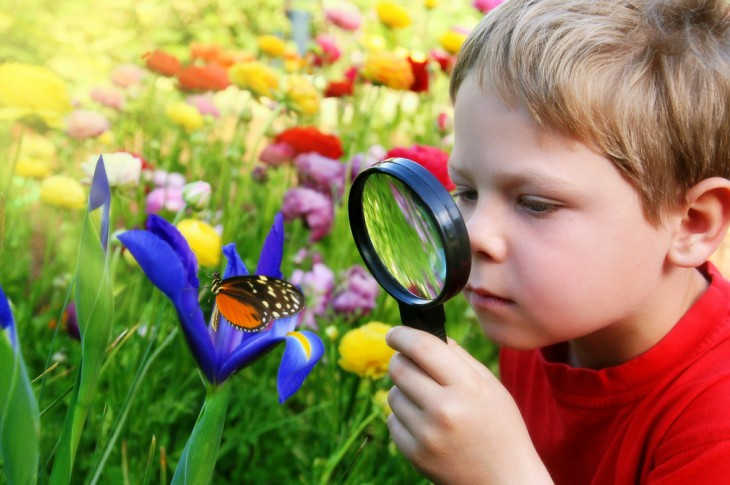
#> input picture boy.jpg, 730 x 485 px
$ jupyter execute image-segmentation_widget.ipynb
#> lines starting #> are read from the running program, lines starting #| are printed output that depends on the picture
#> the sliders are set to k = 2
<h2> <span style="color:#0000C0">Introduction</span></h2>

<B>C</B>lustering is a Machine Learning technique and it can be used also in data mining  that involves the grouping of data points. Given a set of data points, we can use a clustering algorithm to classify each data point into a specific group. In theory, data points that are in the same group should have similar properties and/or features, while data points in different groups should have highly dissimilar properties and/or features. Clustering is a method of unsupervised learning and is a common technique for statistical data analysis used in many fields ( AI,ML,DATA MINING ,...) </br>

<B>I</B>n our case Study , we will apply clustering on Images using k-means Algorithm  then we will add a noise to image and reapply k-means Algorithm then filtring noise and use k-mean algorithm on the image After filtring
<B>l</B>ibraries used : <B> Sklearn and Open Cv </B>

## <span style="color:#0000C0">Step 1 </span>: <B> Application of K-means on  an Image ( Image Segmentation)</B>

[cell 1]
from ipywidgets import interact,interactive,fixed,interact_manual
import ipywidgets as widgets

[cell 2]
from sklearn.cluster import KMeans
import cv2
import pandas as pd
import numpy as np
import matplotlib.pyplot as plt

def segm(k):
#> called with k = 2
    image = cv2.imread('boy.jpg')
#> image is the input picture: shape (485, 730, 3); mean B, G, R 87.7, 133.4, 150.9
    (h1, w1) = image.shape[:2]
#> h1 = 485; w1 = 730
    image = image.reshape((image.shape[0] * image.shape[1], 3))


    clt = KMeans(n_clusters = k)
    labels = clt.fit_predict(image)
    quant = clt.cluster_centers_.astype("uint8")[labels]


#reshape the feature vectors to images
    quant = quant.reshape((h1, w1, 3))
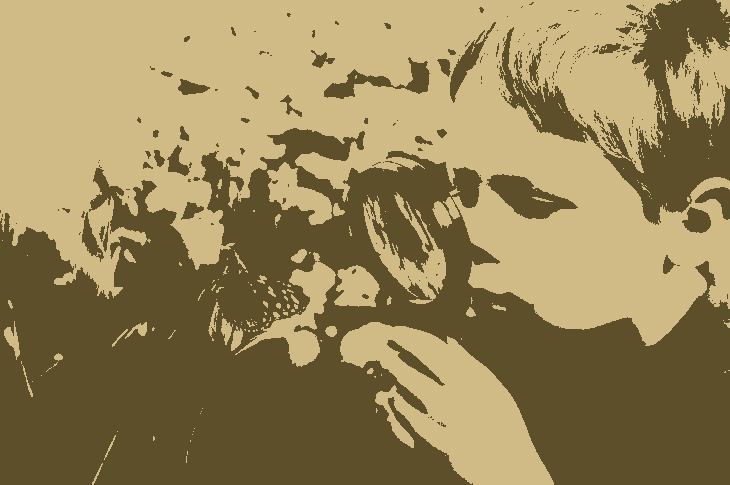
#> quant: shape (485, 730, 3); mean of channels 0, 1, 2 87.5, 133, 150.5; drawn as B, G, R
    image = image.reshape((h1, w1, 3))

    plt.figure(figsize=(8,8))

    plt.imshow(image)

[cell 3]
interact(segm,k=widgets.IntSlider(min=2,max=30, step=1, value=2));

## <span style="color:#0000C0">Step 2 </span> : <B>Add Noise to image</B>

[cell 4]
import skimage.io
import matplotlib.pyplot as plt
img_path="eleph.jpg"
img = skimage.io.imread('boy.jpg')/255.0
#> the sliders are set to mode = gaussian

def plotnoise(mode):
#> called with mode = 'gaussian'
    img_path="eleph.jpg"
    img = skimage.io.imread('boy.jpg')/255.0

    if mode is not None:
        gimg = skimage.util.random_noise(img, mode=mode)
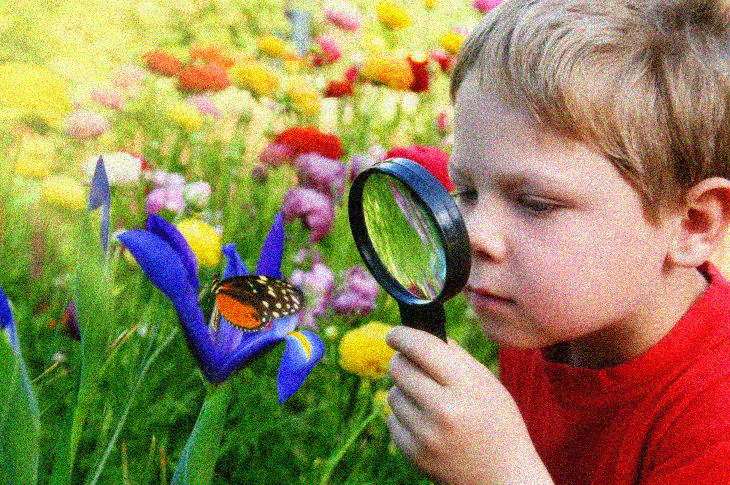
#> gimg: shape (485, 730, 3) float64; mean R, G, B 0.588, 0.524, 0.35
        plt.imshow(gimg)
    else:
        plt.imshow(img)
    plt.title(mode)
    plt.axis("off")

plt.figure(figsize=(18,24))
r=4
c=2
interact(plotnoise,mode=["gaussian","localvar","poisson","salt","pepper","s&p","speckle"])
plt.show()

$ run again, with girls.jpg copied over boy.jpg
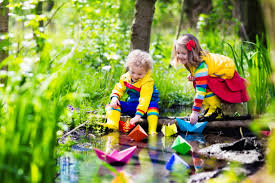
#> input picture girls.jpg, 275 x 183 px
#> in segm, image is the input picture: shape (183, 275, 3); mean B, G, R 74.6, 151.1, 136.6
#> in segm, `quant = quant.reshape((h1, w1, 3))`:
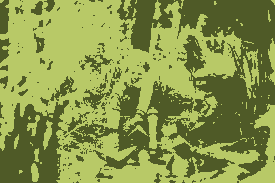
#> quant: shape (183, 275, 3); mean of channels 0, 1, 2 73.8, 150.4, 136.2; drawn as B, G, R
#> in plotnoise, `gimg = skimage.util.random_noise(img, mode=mode)`:
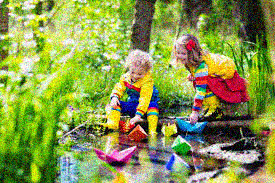
#> gimg: shape (183, 275, 3) float64; mean R, G, B 0.535, 0.592, 0.301
